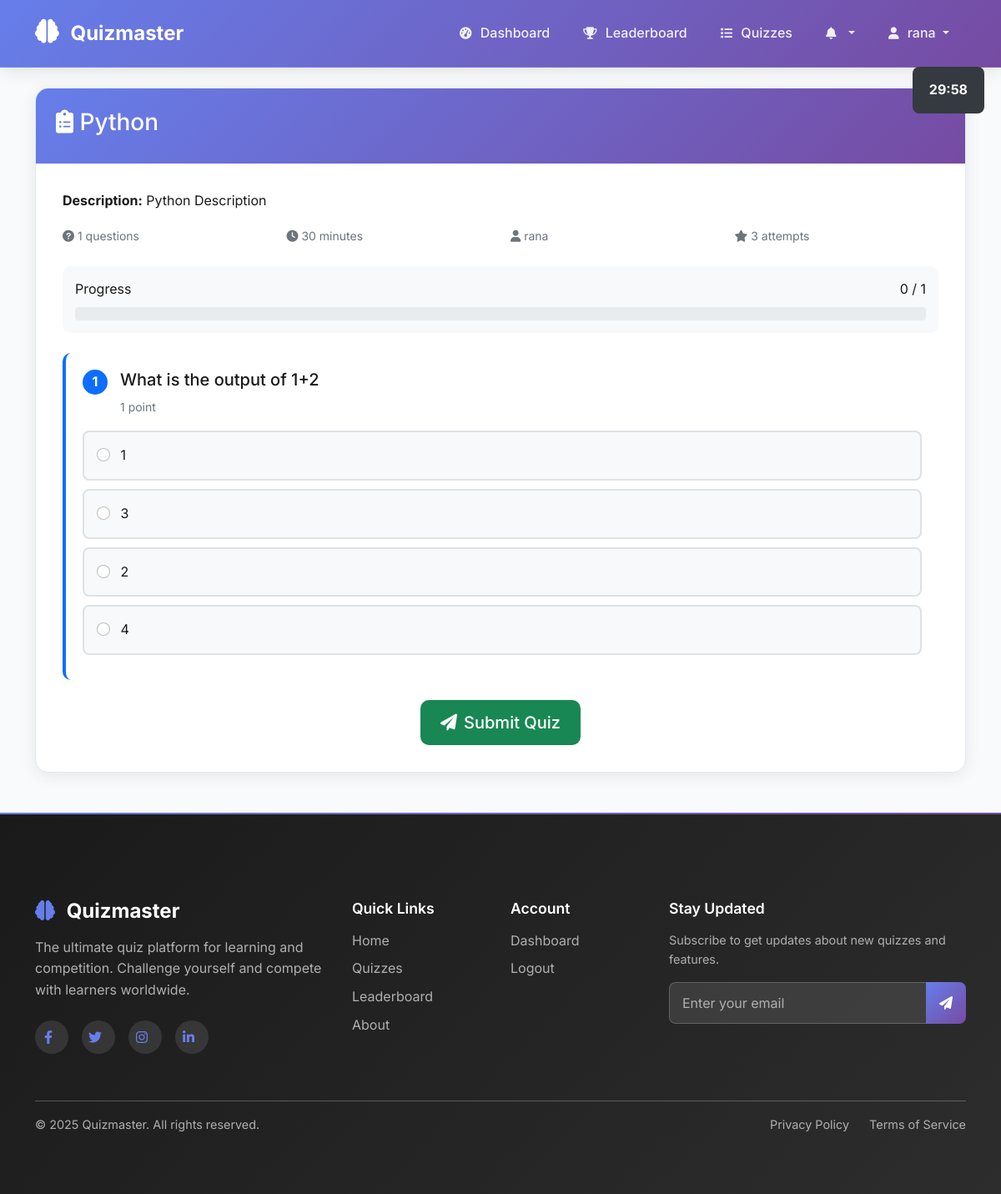
Page /quiz/1/take/ (signed in) on the committed database.
### quizzes/models.py (models this page shows, shortened)
class Quiz(models.Model):
    title = models.CharField(max_length=200)
    description = models.TextField()
    creator = models.ForeignKey(User, on_delete=models.CASCADE, related_name='created_quizzes')
    created_at = models.DateTimeField(default=timezone.now)
    time_limit = models.IntegerField(default=30)  # in minutes
    max_attempts = models.IntegerField(default=3)
    is_active = models.BooleanField(default=True)
    class Meta:
        ordering = ['-created_at']

class Question(models.Model):
    QUESTION_TYPES = (
        ('mc', 'Multiple Choice'),
        ('tf', 'True/False'),
        ('sa', 'Short Answer'),
    )
    quiz = models.ForeignKey(Quiz, on_delete=models.CASCADE, related_name='questions')
    question_text = models.TextField()
    question_type = models.CharField(max_length=2, choices=QUESTION_TYPES, default='mc')
    order = models.IntegerField(default=0)
    points = models.IntegerField(default=1)
    class Meta:
        ordering = ['order']

class Choice(models.Model):
    question = models.ForeignKey(Question, on_delete=models.CASCADE, related_name='choices')
    choice_text = models.CharField(max_length=200)
    is_correct = models.BooleanField(default=False)

### quizzes/views.py (the view, shortened to what this page needs)
# urls.py: path('quiz/<int:quiz_id>/take/', views.take_quiz, name='take_quiz'),
@login_required
def take_quiz(request, quiz_id):
    quiz = get_object_or_404(Quiz, id=quiz_id, is_active=True)
    if QuizSubmission.objects.filter(quiz=quiz, user=request.user).exists():
        messages.error(request, 'You have already taken this quiz.')
        return redirect('dashboard')
    questions = quiz.questions.prefetch_related('choices').all()
    return render(request, 'quizzes/take_quiz.html', {
        'quiz': quiz,
        'questions': questions
    })

### templates/quizzes/take_quiz.html (shortened to what this page needs)
{% extends 'base.html' %}
{% load static %}
{% block content %}
<div class="container mt-4">
    <div class="row">
        <div class="col-12">
            <div class="card">
                <div class="card-header bg-info text-white">
                    <div class="d-flex justify-content-between align-items-center">
                        <h3><i class="fas fa-clipboard-list"></i> {{ quiz.title }}</h3>
                        <div class="timer" data-time-limit="{{ quiz.time_limit }}">
                        </div>
                    </div>
                </div>
                <div class="card-body">
                    <div class="quiz-info mb-4">
                        <p><strong>Description:</strong> {{ quiz.description }}</p>
                        <div class="row">
                            <div class="col-md-3">
                                <small class="text-muted">
                                    <i class="fas fa-question-circle"></i> {{ questions.count }} questions
                                </small>
                            </div>
                            <div class="col-md-3">
                                <small class="text-muted">
                                    <i class="fas fa-clock"></i> {{ quiz.time_limit }} minutes
                                </small>
                            </div>
                            <div class="col-md-3">
                                <small class="text-muted">
                                    <i class="fas fa-user"></i> {{ quiz.creator.username }}
                                </small>
                            </div>
                            <div class="col-md-3">
                                <small class="text-muted">
                                    <i class="fas fa-star"></i> {{ quiz.max_attempts }} attempts
                                </small>
                            </div>
                        </div>
                    </div>
                    <div class="quiz-progress mb-4">
                        <div class="d-flex justify-content-between align-items-center mb-2">
                            <span>Progress</span>
                            <span id="progress-text">0 / {{ questions.count }}</span>
                        </div>
                        <div class="progress">
                        </div>
                    </div>
                    <form method="post" id="quiz-form">
                        {% for question in questions %}
                        <div class="question-card" data-question="{{ question.id }}">
                            <div class="d-flex align-items-start mb-3">
                                <div class="question-number">{{ forloop.counter }}</div>
                                <div class="flex-grow-1">
                                    <h5>{{ question.question_text }}</h5>
                                    <small class="text-muted">{{ question.points }} point{{ question.points|pluralize }}</small>
                                </div>
                            </div>
                            {% if question.question_type == 'mc' %}
                                <div class="choices">
                                    {% for choice in question.choices.all %}
                                    <div class="choice-option">
                                        <input type="radio" name="question_{{ question.id }}" value="{{ choice.id }}" id="choice_{{ choice.id }}" class="form-check-input me-2">
                                        <label for="choice_{{ choice.id }}" class="form-check-label">{{ choice.choice_text }}</label>
                                    </div>
                                    {% endfor %}
                                </div>
                            {% elif question.question_type == 'sa' %}
                                <div class="mb-3">
                                    <textarea name="question_{{ question.id }}" class="form-control" rows="3" placeholder="Enter your answer here..."></textarea>
                                </div>
                            {% endif %}
                        </div>
                        {% endfor %}
                        <div class="text-center mt-4">
                            <button type="submit" class="btn btn-success btn-lg">
                                <i class="fas fa-paper-plane"></i> Submit Quiz
                            </button>
                        </div>
                    </form>
                </div>
            </div>
        </div>
    </div>
</div>
{% endblock %}

### templates/base.html (shortened to what this page needs)
<!DOCTYPE html>
<html lang="en">
<head>
    {% load static %}
    <link href="https://cdn.jsdelivr.net/npm/bootstrap@5.1.3/dist/css/bootstrap.min.css" rel="stylesheet">
    <link rel="stylesheet" href="https://cdnjs.cloudflare.com/ajax/libs/font-awesome/6.0.0/css/all.min.css">
    <link rel="stylesheet" href="{% static 'css/style.css' %}">
</head>
<body>
    <nav class="navbar navbar-expand-lg navbar-dark">
        <div class="container">
            <a class="navbar-brand" href="{% if user.is_authenticated %}{% url 'dashboard' %}{% else %}{% url 'landing' %}{% endif %}">
                <i class="fas fa-brain"></i> Quizmaster
            </a>
            <div class="collapse navbar-collapse" id="navbarNav">
                <ul class="navbar-nav ms-auto">
                    {% if user.is_authenticated %}
                        <li class="nav-item">
                            <a class="nav-link" href="{% url 'dashboard' %}">
                                <i class="fas fa-tachometer-alt"></i> Dashboard
                            </a>
                        </li>
                        <li class="nav-item">
                            <a class="nav-link" href="{% url 'leaderboard' %}">
                                <i class="fas fa-trophy"></i> Leaderboard
                            </a>
                        </li>
                        <li class="nav-item">
                            <a class="nav-link" href="{% url 'quiz_list' %}">
                                <i class="fas fa-list"></i> Quizzes
                            </a>
                        </li>
                        <li class="nav-item dropdown">
                            <a class="nav-link dropdown-toggle position-relative" href="#" id="notificationDropdown" role="button" data-bs-toggle="dropdown">
                                <i class="fas fa-bell"></i>
                            </a>
                        </li>
                        <li class="nav-item dropdown">
                            <a class="nav-link dropdown-toggle" href="#" id="navbarDropdown" role="button" data-bs-toggle="dropdown">
                                <i class="fas fa-user"></i> {{ user.username }}
                            </a>
                        </li>
                    {% endif %}
                </ul>
            </div>
        </div>
    </nav>
    <main>
        {% block content %}{% endblock %}
    </main>
    <footer class="footer mt-5">
        <div class="footer-content">
            <div class="container">
                <div class="row">
                    <div class="col-lg-4 col-md-6 mb-4">
                        <div class="footer-brand">
                            <h4><i class="fas fa-brain"></i> Quizmaster</h4>
                            <p class="footer-description">
                                The ultimate quiz platform for learning and competition.
                                Challenge yourself and compete with learners worldwide.
                            </p>
                            <div class="social-links">
                                <a href="#" class="social-link">
                                    <i class="fab fa-facebook-f"></i>
                                </a>
                                <a href="#" class="social-link">
                                    <i class="fab fa-twitter"></i>
                                </a>
                                <a href="#" class="social-link">
                                    <i class="fab fa-instagram"></i>
                                </a>
                                <a href="#" class="social-link">
                                    <i class="fab fa-linkedin-in"></i>
                                </a>
                            </div>
                        </div>
                    </div>
                    <div class="col-lg-2 col-md-3 col-sm-6 mb-4">
                        <div class="footer-section">
                            <h6 class="footer-title">Quick Links</h6>
                            <ul class="footer-links">
                                <li><a href="{% url 'landing' %}">Home</a></li>
                                <li><a href="{% url 'quiz_list' %}">Quizzes</a></li>
                                <li><a href="{% url 'leaderboard' %}">Leaderboard</a></li>
                                <li><a href="#about">About</a></li>
                            </ul>
                        </div>
                    </div>
                    <div class="col-lg-2 col-md-3 col-sm-6 mb-4">
                        <div class="footer-section">
                            <h6 class="footer-title">Account</h6>
                            <ul class="footer-links">
                                {% if user.is_authenticated %}
                                    <li><a href="{% url 'dashboard' %}">Dashboard</a></li>
                                    <li><a href="{% url 'logout' %}">Logout</a></li>
                                {% else %}
                                    <li><a href="{% url 'login' %}">Login</a></li>
                                    <li><a href="{% url 'register' %}">Register</a></li>
                                {% endif %}
                            </ul>
                        </div>
                    </div>
                    <div class="col-lg-4 col-md-6 mb-4">
                        <div class="footer-section">
                            <h6 class="footer-title">Stay Updated</h6>
                            <p class="footer-newsletter-text">
                                Subscribe to get updates about new quizzes and features.
                            </p>
                            <div class="newsletter-form">
                                <div class="input-group">
                                    <input type="email" class="form-control" placeholder="Enter your email">
                                    <button class="btn btn-primary" type="button">
                                        <i class="fas fa-paper-plane"></i>
                                    </button>
                                </div>
                            </div>
                        </div>
                    </div>
                </div>
                <hr class="footer-divider">
                <div class="row align-items-center">
                    <div class="col-md-6">
                        <p class="footer-copyright">
                            &copy; 2025 Quizmaster. All rights reserved.
                        </p>
                    </div>
                    <div class="col-md-6">
                        <div class="footer-legal">
                            <a href="#privacy">Privacy Policy</a>
                            <a href="#terms">Terms of Service</a>
                        </div>
                    </div>
                </div>
            </div>
        </div>
    </footer>
</body>
</html>

### static/css/style.css (style rules this page uses)
body { font-family: 'Segoe UI', Tahoma, Geneva, Verdana, sans-serif; background-color: #f8f9fa; }
.navbar-brand { font-weight: bold; font-size: 1.5rem; }
.navbar-brand i { margin-right: 8px; }
.card { border: none; border-radius: 10px; box-shadow: 0 2px 10px rgba(0,0,0,0.1); transition: transform 0.2s ease-in-out; }
.btn { border-radius: 25px; padding: 10px 20px; font-weight: 500; transition: all 0.3s ease; }
.form-control, .form-select { border-radius: 8px; border: 1px solid #dee2e6; padding: 12px 15px; font-size: 1rem; transition: border-color 0.3s ease; }
.footer { background-color: #343a40; color: white; padding: 40px 0; margin-top: 50px; }
.footer a { color: #adb5bd; text-decoration: none; transition: color 0.3s ease; }
.question-card { background: white; border-radius: 10px; padding: 20px; margin-bottom: 20px; border-left: 4px solid #0d6efd; }
.question-number { background: #0d6efd; color: white; border-radius: 50%; width: 30px; height: 30px; display: flex; align-items: center; justify-content: center; font-weight: bold; margin-right: 15px; }
.choice-option { background: #f8f9fa; border: 2px solid #dee2e6; border-radius: 8px; padding: 15px; margin-bottom: 10px; cursor: pointer; transition: all 0.3s ease; }
.timer { position: fixed; top: 80px; right: 20px; background: #343a40; color: white; padding: 15px 20px; border-radius: 8px; font-weight: bold; z-index: 1000; }
.quiz-progress { background: #f8f9fa; border-radius: 10px; padding: 15px; margin-bottom: 20px; }

### rows in the picture
Quiz: title "Python", description "Python Description", time_limit "30", creator.username "rana", max_attempts "3"
Question: question_text "What is the output of 1+2", points "1"
Choice: choice_text "1"
Choice: choice_text "3"
Choice: choice_text "2"
Choice: choice_text "4"

### other values in the picture
{{ user.username }} "rana"
{{ questions.count }} "1"
